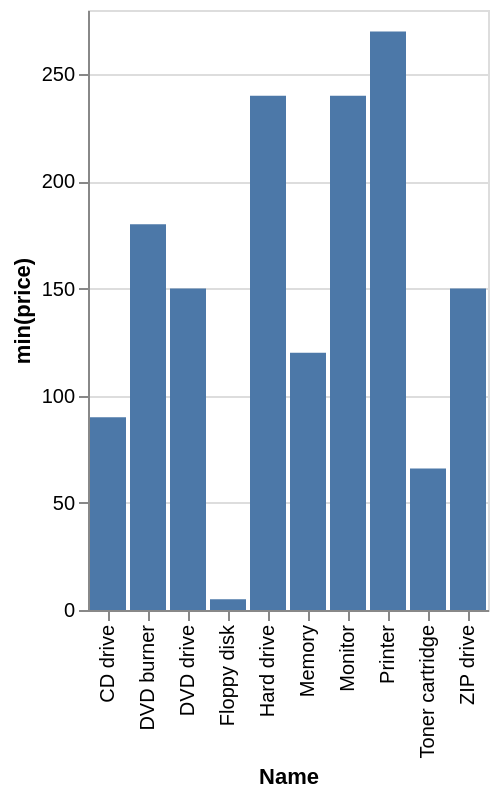

Here is the Vega-Lite specification saved for this chart:
### Vega-Lite specification from a JSON file in a GitHub repository (floating-point values rounded to 4 significant figures)
{"data": {"values": [{"x_data": "CD drive", "y_data": 90}, {"x_data": "DVD burner", "y_data": 180}, {"x_data": "DVD drive", "y_data": 150}, {"x_data": "Floppy disk", "y_data": 5}, {"x_data": "Hard drive", "y_data": 240}, {"x_data": "Memory", "y_data": 120}, {"x_data": "Monitor", "y_data": 240}, {"x_data": "Printer", "y_data": 270}, {"x_data": "Toner cartridge", "y_data": 66}, {"x_data": "ZIP drive", "y_data": 150}]}, "mark": "bar", "encoding": {"x": {"field": "x_data", "type": "nominal", "title": "Name", "sort": "ascending"}, "y": {"field": "y_data", "type": "quantitative", "title": "min(price)"}}}
